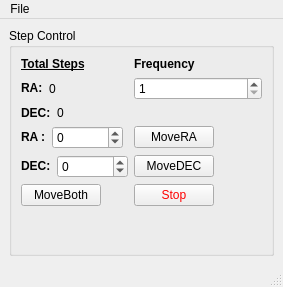
<?xml version="1.0" encoding="UTF-8"?>
<ui version="4.0">
 <class>ManualControl</class>
 <widget class="QMainWindow" name="ManualControl">
  <property name="windowModality">
   <enum>Qt::ApplicationModal</enum>
  </property>
  <property name="geometry">
   <rect>
    <x>0</x>
    <y>0</y>
    <width>283</width>
    <height>287</height>
   </rect>
  </property>
  <property name="font">
   <font>
    <family>Segoe UI</family>
   </font>
  </property>
  <property name="windowTitle">
   <string>Manual Control</string>
  </property>
  <widget class="QWidget" name="centralwidget">
   <layout class="QGridLayout" name="gridLayout">
    <item row="0" column="0">
     <widget class="QGroupBox" name="groupBox">
      <property name="title">
       <string>Step Control</string>
      </property>
      <layout class="QFormLayout" name="formLayout">
       <item row="0" column="0">
        <widget class="QLabel" name="label_3">
         <property name="text">
          <string>&lt;html&gt;&lt;head/&gt;&lt;body&gt;&lt;p&gt;&lt;span style=&quot; font-weight:600; text-decoration: underline;&quot;&gt;Total Steps&lt;/span&gt;&lt;/p&gt;&lt;/body&gt;&lt;/html&gt;</string>
         </property>
        </widget>
       </item>
       <item row="1" column="0">
        <layout class="QHBoxLayout" name="horizontalLayout_3">
         <item>
          <widget class="QLabel" name="label_4">
           <property name="sizePolicy">
            <sizepolicy hsizetype="Fixed" vsizetype="Preferred">
             <horstretch>0</horstretch>
             <verstretch>0</verstretch>
            </sizepolicy>
           </property>
           <property name="text">
            <string>&lt;html&gt;&lt;head/&gt;&lt;body&gt;&lt;p&gt;&lt;span style=&quot; font-weight:600;&quot;&gt;RA:&lt;/span&gt;&lt;/p&gt;&lt;/body&gt;&lt;/html&gt;</string>
           </property>
          </widget>
         </item>
         <item>
          <widget class="QLabel" name="raStepText">
           <property name="sizePolicy">
            <sizepolicy hsizetype="Preferred" vsizetype="Preferred">
             <horstretch>0</horstretch>
             <verstretch>0</verstretch>
            </sizepolicy>
           </property>
           <property name="text">
            <string>0</string>
           </property>
          </widget>
         </item>
        </layout>
       </item>
       <item row="2" column="0">
        <layout class="QHBoxLayout" name="horizontalLayout_4">
         <item>
          <widget class="QLabel" name="label_5">
           <property name="sizePolicy">
            <sizepolicy hsizetype="Fixed" vsizetype="Preferred">
             <horstretch>0</horstretch>
             <verstretch>0</verstretch>
            </sizepolicy>
           </property>
           <property name="text">
            <string>&lt;html&gt;&lt;head/&gt;&lt;body&gt;&lt;p&gt;&lt;span style=&quot; font-weight:600;&quot;&gt;DEC:&lt;/span&gt;&lt;/p&gt;&lt;/body&gt;&lt;/html&gt;</string>
           </property>
          </widget>
         </item>
         <item>
          <widget class="QLabel" name="decStepText">
           <property name="text">
            <string>0</string>
           </property>
          </widget>
         </item>
        </layout>
       </item>
       <item row="3" column="0">
        <layout class="QHBoxLayout" name="horizontalLayout">
         <item>
          <widget class="QLabel" name="label">
           <property name="text">
            <string>&lt;html&gt;&lt;head/&gt;&lt;body&gt;&lt;p&gt;&lt;span style=&quot; font-weight:600;&quot;&gt;RA  :&lt;/span&gt;&lt;/p&gt;&lt;/body&gt;&lt;/html&gt;</string>
           </property>
          </widget>
         </item>
         <item>
          <widget class="QSpinBox" name="raStepsField">
           <property name="cursor">
            <cursorShape>ArrowCursor</cursorShape>
           </property>
           <property name="minimum">
            <number>-400000</number>
           </property>
           <property name="maximum">
            <number>400000</number>
           </property>
          </widget>
         </item>
        </layout>
       </item>
       <item row="3" column="1">
        <widget class="QPushButton" name="movRaBtn">
         <property name="sizePolicy">
          <sizepolicy hsizetype="Fixed" vsizetype="Fixed">
           <horstretch>0</horstretch>
           <verstretch>0</verstretch>
          </sizepolicy>
         </property>
         <property name="cursor">
          <cursorShape>PointingHandCursor</cursorShape>
         </property>
         <property name="text">
          <string>MoveRA</string>
         </property>
         <property name="autoRepeat">
          <bool>true</bool>
         </property>
         <property name="autoRepeatDelay">
          <number>500</number>
         </property>
        </widget>
       </item>
       <item row="4" column="0">
        <layout class="QHBoxLayout" name="horizontalLayout_2">
         <item>
          <widget class="QLabel" name="label_2">
           <property name="sizePolicy">
            <sizepolicy hsizetype="Fixed" vsizetype="Preferred">
             <horstretch>0</horstretch>
             <verstretch>0</verstretch>
            </sizepolicy>
           </property>
           <property name="text">
            <string>&lt;html&gt;&lt;head/&gt;&lt;body&gt;&lt;p&gt;&lt;span style=&quot; font-weight:600;&quot;&gt;DEC:&lt;/span&gt;&lt;/p&gt;&lt;/body&gt;&lt;/html&gt;</string>
           </property>
          </widget>
         </item>
         <item>
          <widget class="QSpinBox" name="decStepsField">
           <property name="sizePolicy">
            <sizepolicy hsizetype="MinimumExpanding" vsizetype="Fixed">
             <horstretch>0</horstretch>
             <verstretch>0</verstretch>
            </sizepolicy>
           </property>
           <property name="cursor">
            <cursorShape>ArrowCursor</cursorShape>
           </property>
           <property name="minimum">
            <number>-400000</number>
           </property>
           <property name="maximum">
            <number>400000</number>
           </property>
          </widget>
         </item>
        </layout>
       </item>
       <item row="4" column="1">
        <widget class="QPushButton" name="movDecBtn">
         <property name="sizePolicy">
          <sizepolicy hsizetype="Fixed" vsizetype="Fixed">
           <horstretch>0</horstretch>
           <verstretch>0</verstretch>
          </sizepolicy>
         </property>
         <property name="cursor">
          <cursorShape>PointingHandCursor</cursorShape>
         </property>
         <property name="text">
          <string>MoveDEC</string>
         </property>
         <property name="autoRepeat">
          <bool>true</bool>
         </property>
         <property name="autoRepeatDelay">
          <number>500</number>
         </property>
        </widget>
       </item>
       <item row="5" column="0">
        <widget class="QPushButton" name="syncMoveBtn">
         <property name="sizePolicy">
          <sizepolicy hsizetype="Fixed" vsizetype="Fixed">
           <horstretch>0</horstretch>
           <verstretch>0</verstretch>
          </sizepolicy>
         </property>
         <property name="cursor">
          <cursorShape>PointingHandCursor</cursorShape>
         </property>
         <property name="text">
          <string>MoveBoth</string>
         </property>
        </widget>
       </item>
       <item row="5" column="1">
        <widget class="QPushButton" name="stopMotMotionBtn">
         <property name="sizePolicy">
          <sizepolicy hsizetype="Maximum" vsizetype="Fixed">
           <horstretch>0</horstretch>
           <verstretch>0</verstretch>
          </sizepolicy>
         </property>
         <property name="cursor">
          <cursorShape>PointingHandCursor</cursorShape>
         </property>
         <property name="styleSheet">
          <string notr="true">color: rgb(255, 0, 0);</string>
         </property>
         <property name="text">
          <string>Stop</string>
         </property>
        </widget>
       </item>
       <item row="0" column="1">
        <widget class="QLabel" name="label_8">
         <property name="text">
          <string>&lt;html&gt;&lt;head/&gt;&lt;body&gt;&lt;p&gt;&lt;span style=&quot; font-weight:600;&quot;&gt;Frequency&lt;/span&gt;&lt;/p&gt;&lt;/body&gt;&lt;/html&gt;</string>
         </property>
        </widget>
       </item>
       <item row="1" column="1">
        <widget class="QSpinBox" name="frequncyInputBox">
         <property name="minimum">
          <number>1</number>
         </property>
         <property name="maximum">
          <number>400</number>
         </property>
        </widget>
       </item>
      </layout>
     </widget>
    </item>
   </layout>
  </widget>
  <widget class="QMenuBar" name="menubar">
   <property name="geometry">
    <rect>
     <x>0</x>
     <y>0</y>
     <width>283</width>
     <height>26</height>
    </rect>
   </property>
   <widget class="QMenu" name="menuFile">
    <property name="title">
     <string>File</string>
    </property>
   </widget>
   <addaction name="menuFile"/>
  </widget>
  <widget class="QStatusBar" name="statusbar"/>
 </widget>
 <resources/>
 <connections/>
</ui>
